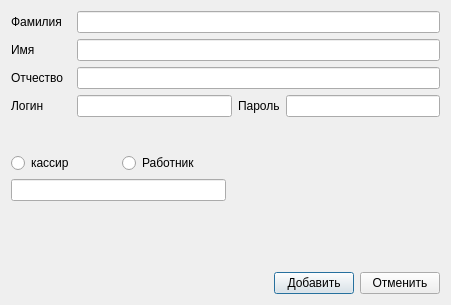
<?xml version="1.0" encoding="UTF-8"?>
<ui version="4.0">
 <class>AddUser</class>
 <widget class="QDialog" name="AddUser">
  <property name="geometry">
   <rect>
    <x>0</x>
    <y>0</y>
    <width>451</width>
    <height>305</height>
   </rect>
  </property>
  <property name="minimumSize">
   <size>
    <width>451</width>
    <height>305</height>
   </size>
  </property>
  <property name="maximumSize">
   <size>
    <width>451</width>
    <height>305</height>
   </size>
  </property>
  <property name="windowTitle">
   <string>Добавление пользователя</string>
  </property>
  <layout class="QVBoxLayout" name="verticalLayout_2">
   <item>
    <layout class="QHBoxLayout" name="horizontalLayout_2">
     <item>
      <widget class="QLabel" name="label">
       <property name="minimumSize">
        <size>
         <width>60</width>
         <height>0</height>
        </size>
       </property>
       <property name="maximumSize">
        <size>
         <width>60</width>
         <height>16777215</height>
        </size>
       </property>
       <property name="text">
        <string>Фамилия</string>
       </property>
      </widget>
     </item>
     <item>
      <widget class="QLineEdit" name="leSurname"/>
     </item>
    </layout>
   </item>
   <item>
    <layout class="QHBoxLayout" name="horizontalLayout_3">
     <item>
      <widget class="QLabel" name="label_2">
       <property name="minimumSize">
        <size>
         <width>60</width>
         <height>0</height>
        </size>
       </property>
       <property name="maximumSize">
        <size>
         <width>60</width>
         <height>16777215</height>
        </size>
       </property>
       <property name="text">
        <string>Имя</string>
       </property>
      </widget>
     </item>
     <item>
      <widget class="QLineEdit" name="leName"/>
     </item>
    </layout>
   </item>
   <item>
    <layout class="QHBoxLayout" name="horizontalLayout_7">
     <item>
      <widget class="QLabel" name="label_3">
       <property name="minimumSize">
        <size>
         <width>60</width>
         <height>0</height>
        </size>
       </property>
       <property name="maximumSize">
        <size>
         <width>60</width>
         <height>16777215</height>
        </size>
       </property>
       <property name="text">
        <string>Отчество</string>
       </property>
      </widget>
     </item>
     <item>
      <widget class="QLineEdit" name="lePatronymic"/>
     </item>
    </layout>
   </item>
   <item>
    <layout class="QHBoxLayout" name="horizontalLayout">
     <item>
      <widget class="QLabel" name="label_4">
       <property name="minimumSize">
        <size>
         <width>60</width>
         <height>0</height>
        </size>
       </property>
       <property name="maximumSize">
        <size>
         <width>60</width>
         <height>16777215</height>
        </size>
       </property>
       <property name="text">
        <string>Логин</string>
       </property>
      </widget>
     </item>
     <item>
      <widget class="QLineEdit" name="leLogin"/>
     </item>
     <item>
      <widget class="QLabel" name="label_5">
       <property name="text">
        <string>Пароль</string>
       </property>
      </widget>
     </item>
     <item>
      <widget class="QLineEdit" name="lePassword"/>
     </item>
    </layout>
   </item>
   <item>
    <spacer name="verticalSpacer_2">
     <property name="orientation">
      <enum>Qt::Vertical</enum>
     </property>
     <property name="sizeType">
      <enum>QSizePolicy::Fixed</enum>
     </property>
     <property name="sizeHint" stdset="0">
      <size>
       <width>20</width>
       <height>30</height>
      </size>
     </property>
    </spacer>
   </item>
   <item>
    <layout class="QHBoxLayout" name="horizontalLayout_6">
     <item>
      <layout class="QVBoxLayout" name="verticalLayout">
       <item>
        <layout class="QHBoxLayout" name="horizontalLayout_5">
         <item>
          <widget class="QRadioButton" name="radioBtnClient">
           <property name="text">
            <string>кассир</string>
           </property>
          </widget>
         </item>
         <item>
          <widget class="QRadioButton" name="radioBtnWorker">
           <property name="text">
            <string>Работник</string>
           </property>
          </widget>
         </item>
        </layout>
       </item>
       <item>
        <widget class="QLineEdit" name="leOtherData"/>
       </item>
      </layout>
     </item>
     <item>
      <spacer name="horizontalSpacer_2">
       <property name="orientation">
        <enum>Qt::Horizontal</enum>
       </property>
       <property name="sizeHint" stdset="0">
        <size>
         <width>40</width>
         <height>20</height>
        </size>
       </property>
      </spacer>
     </item>
    </layout>
   </item>
   <item>
    <spacer name="verticalSpacer">
     <property name="orientation">
      <enum>Qt::Vertical</enum>
     </property>
     <property name="sizeHint" stdset="0">
      <size>
       <width>20</width>
       <height>140</height>
      </size>
     </property>
    </spacer>
   </item>
   <item>
    <layout class="QHBoxLayout" name="horizontalLayout_4">
     <item>
      <spacer name="horizontalSpacer">
       <property name="orientation">
        <enum>Qt::Horizontal</enum>
       </property>
       <property name="sizeHint" stdset="0">
        <size>
         <width>40</width>
         <height>20</height>
        </size>
       </property>
      </spacer>
     </item>
     <item>
      <widget class="QPushButton" name="pbAdd">
       <property name="text">
        <string>Добавить</string>
       </property>
      </widget>
     </item>
     <item>
      <widget class="QPushButton" name="pbCancel">
       <property name="text">
        <string>Отменить</string>
       </property>
      </widget>
     </item>
    </layout>
   </item>
  </layout>
 </widget>
 <resources/>
 <connections/>
</ui>
